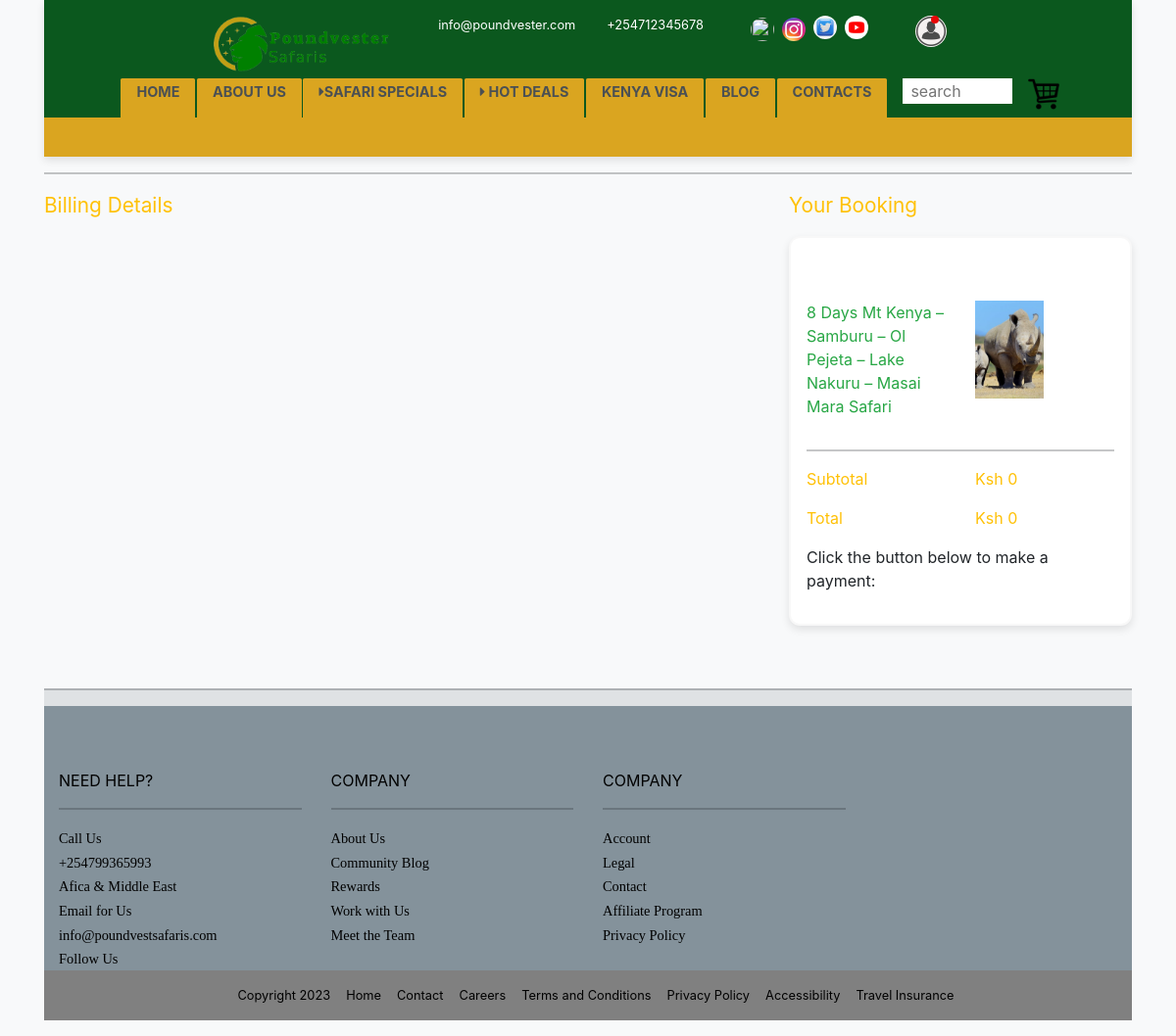
Page /booking/1/1/ on the committed database.
### base/models.py (models this page shows, shortened)
class TourCategory(models.Model):
    name=models.CharField(max_length=100)
    duration=models.CharField(max_length=100)
    cost=models.CharField(max_length=100)
    description=models.TextField()
    inclusives=models.TextField(blank=True,null=True)
    exclusives=models.TextField(blank=True,null=True)
    tour_location=models.CharField(max_length=100,null=True,blank=True)
    destination=models.CharField(max_length=100,null=True,blank=True)
    country=models.ForeignKey(CountrySafari,on_delete=models.DO_NOTHING,blank=True,null=True)
    image=models.ImageField(upload_to="tour_images",blank=True,null=True)
    highlights=models.TextField(blank=True,null=True)
    groupSize=models.CharField(max_length=100,blank=True,null=True)
    languages=models.CharField(max_length=50,default="English")

### base/views.py (the view)
# urls.py: path("booking/<str:user_id>/<str:pk>/",views.booking,name="booking"),
def booking(request,user_id,pk):
    trip=models.TourCategory.objects.get(id=pk)
    user=User.objects.get(id=user_id)
    context={
        "trip":trip,
        "user":user
    }
    return render(request,'base/booking.html',context)

### base/templates/base/booking.html (shortened to what this page needs)
{% load static %}
<!DOCTYPE html>
<html lang="en">
<head>
    <link rel="stylesheet" href="{% static 'styles/index.css' %}">
    <link rel="stylesheet" href="{% static 'styles/safari.css' %}">
    <link rel="stylesheet" href="{% static 'styles/booking.css' %}">
    <link rel="stylesheet" href="{% static 'styles/media.css' %}">
    <link rel="stylesheet" href="https://cdnjs.cloudflare.com/ajax/libs/font-awesome/5.15.1/css/all.min.css">
    <link href="https://cdn.jsdelivr.net/npm/bootstrap@5.0.2/dist/css/bootstrap.min.css" rel="stylesheet">
    <link href="https://cdn.jsdelivr.net/npm/datepicker.js/dist/datepicker.min.css" rel="stylesheet">
</head>
<body class="bg-light container">
  {% include 'base/include/navbar.html' %}
  <hr class="blue-hr">
  <div class="row bg-light">
    <div class="col-lg-8">
      <p class="text-warning" style="font-size: 1.3rem;">Billing Details</p>
    </div>
    <div class="col-lg-4">
      <p class="text-warning" style="font-size: 1.3rem;">Your Booking</p>
      <div class="trip-wrapper">
        <div class="tour-wrapper mt-5">
          <div class="row">
            <div class="col">
              <p class="name text-success">{{trip.name}}</p>
            </div>
            <div class="col">
              <div class="image-wrapper" style="height: 100px;width: 70px;overflow: hidden;">
                <img src="{{trip.image.url}}" style="height:100% ;width: 100%; object-fit: cover;" alt="">
              </div>
            </div>
          </div>
        </div>
        <hr class="blue-hr">
        <div class="row">
          <div class="col-6"><p class="text-warning">Subtotal</p></div>
          <div class="col-6"><p class="text-warning">Ksh {{trip.cost}}</p></div>
        </div>
        <div class="row">
          <div class="col-6"><p class="text-warning">Total</p></div>
          <div class="col-6"><p class="text-warning">Ksh {{trip.cost}}</p></div>
        </div>
        <p>Click the button below to make a payment:</p>
      </div>
  </div>
  </div>
  {% include 'base/include/footer.html' %}
  <link rel="stylesheet" href="https://maxcdn.bootstrapcdn.com/bootstrap/4.0.0/css/bootstrap.min.css">
</body>
</html>

### base/static/styles/index.css (style rules this page uses)
:root { --main-color: rgb(11, 88, 30); --text-header: goldenrod; --accent-color: #d1d7db; }
body { transition: 1s ease-in; }

### base/static/styles/booking.css (style rules this page uses)
.trip-wrapper { border: 2px solid rgba(128, 128, 128, 0.055); padding: 1rem; margin-bottom: 3rem; background-color: white; box-shadow: 0 4px 8px rgba(0, 0, 0, 0.1); border-radius: 0.7rem; }

### rows in the picture
TourCategory: name "8 Days Mt Kenya – Samburu – Ol Pejeta – Lake Nakuru – Masai Mara Safari", image (picture), cost "0"
